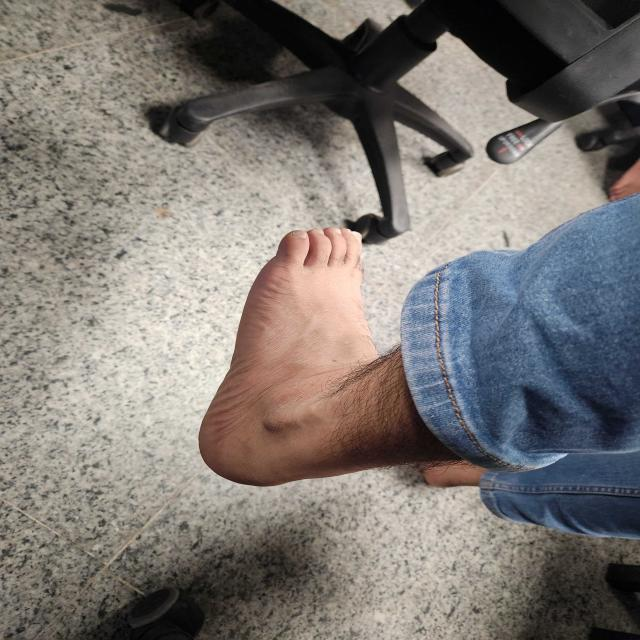
#> input picture python_service/test_images/1000000866_jpg.rf.e87e7fb38387cb055dc33954f20a90fc.jpg, 640 x 640 px
$ python -i feet_measurement_cv.py   (imports and definitions only)
#> lines starting #> are read from the running program, lines starting #| are printed output that depends on the picture; after the words box and inside, x2 and y2 are one past the last pixel; in counts of white or black regions, pixels touching at a corner belong together
#> further down, picture is the input picture: shape (640, 640, 3); mean B, G, R 115.6, 119.7, 124.7
"""
FeetAndShoeMeasurement Computer Vision Pipeline - Precision Mobile Scanner
Based on https://github.com/wildoctopus/FeetAndShoeMeasurement.git

Robust rotation-invariant foot measurement for mobile smartphone cameras:
- Locates the white A4 paper reference sheet (210 x 297 mm) on any floor surface.
- Segments the bare foot on top of the paper using dual paper-contrast + skin-tone segmentation.
- Computes exact millimeter length and width.
- Maps to authentic Peshawari Chappal sizing (UK / Pak Sizes 6 to 13).
"""

import cv2
import numpy as np
from typing import Dict, Any, Tuple, Optional, List

A4_LONG_MM = 297.0
A4_SHORT_MM = 210.0
A4_ASPECT = A4_LONG_MM / A4_SHORT_MM  # 1.414


def find_a4_paper_sheet(img_bgr: np.ndarray) -> Optional[Tuple[float, float, np.ndarray, np.ndarray, float]]:
    """
    Locates the true white A4 paper sheet on the floor.
    Returns: (paper_len_px, paper_w_px, paper_box_pts, paper_mask, ppm) or None.
    """
    h, w = img_bgr.shape[:2]
#> h = 640; w = 640
    total_area = h * w
#> total_area = 409600
    gray = cv2.cvtColor(img_bgr, cv2.COLOR_BGR2GRAY)
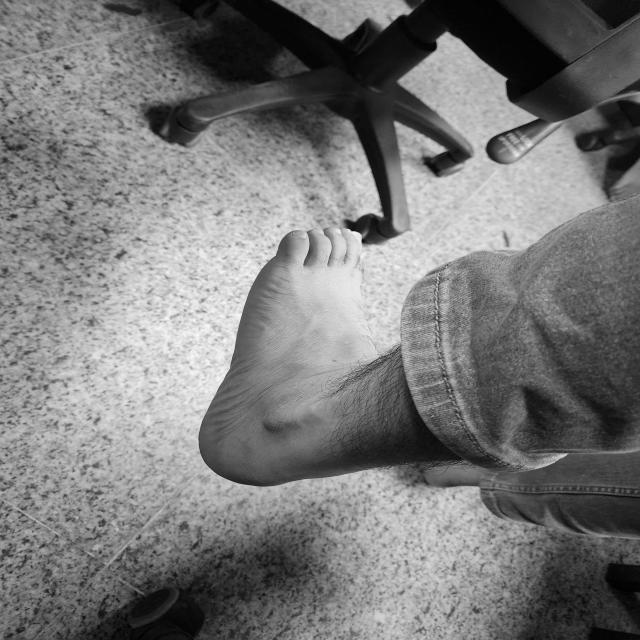
#> gray: shape (640, 640); min 0, max 253, mean 120.8

    candidates = []

    # Method 1: Edge detection with convex hull
    blurred = cv2.GaussianBlur(gray, (5, 5), 0)
    edges = cv2.Canny(blurred, 30, 130)
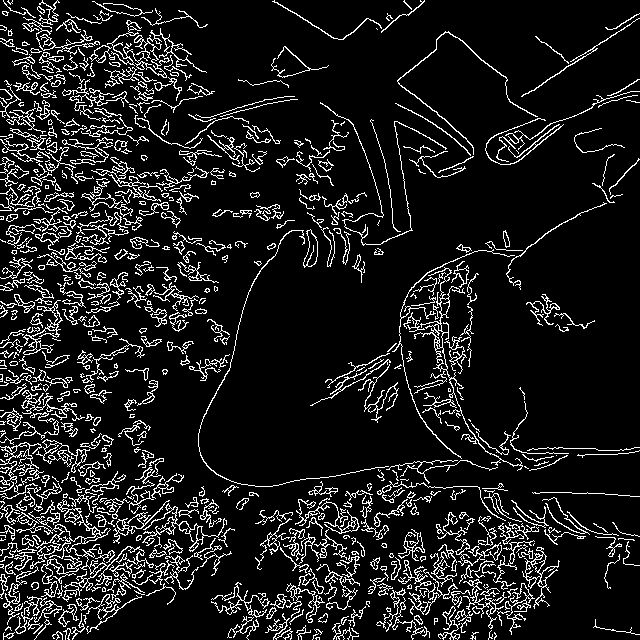
#> edges: shape (640, 640); 11% white in thin lines or dots
    closed = cv2.morphologyEx(edges, cv2.MORPH_CLOSE, np.ones((9, 9), np.uint8))
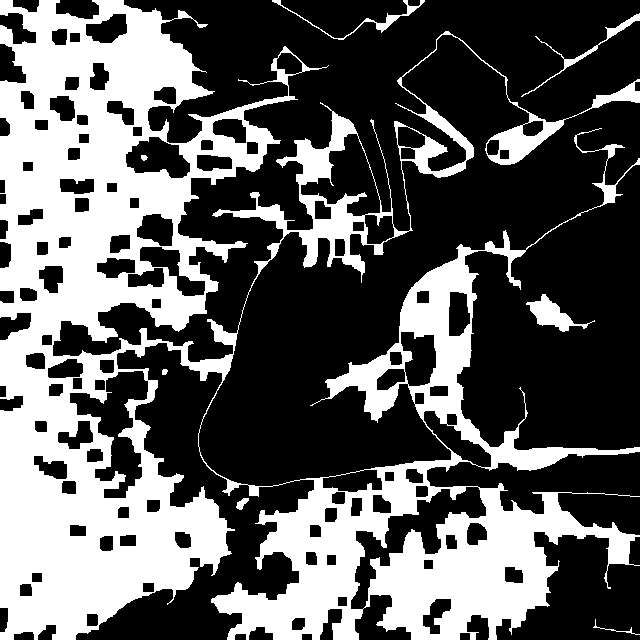
#> closed: shape (640, 640); 37% white; 8 white regions
    cnts_edge, _ = cv2.findContours(closed, cv2.RETR_EXTERNAL, cv2.CHAIN_APPROX_SIMPLE)
#> cnts_edge = 7 contours, 1 with area under 20; largest, box (x1, y1, x2, y2) and area: (0, 0, 640, 640) 182886, (526, 294, 595, 332) 832, (521, 13, 640, 97) 404, (272, 0, 425, 40) 340, (236, 498, 249, 510) 68, (162, 369, 168, 375) 21

    for c in cnts_edge:
        area = cv2.contourArea(c)
        if area < (total_area * 0.05) or area > (total_area * 0.85):
            continue
        bx, by, bw, bh = cv2.boundingRect(c)
        if bx <= 8 and by <= 8 and (bx + bw) >= (w - 8) and (by + bh) >= (h - 8):
            continue
        hull = cv2.convexHull(c)
        min_rect = cv2.minAreaRect(hull)
        (cx, cy), (d1, d2), angle = min_rect
        if min(d1, d2) < 40:
            continue
        long_e = max(d1, d2)
        short_e = min(d1, d2)
        asp = long_e / float(short_e)
        diff = abs(asp - A4_ASPECT)
        if diff < 0.65:
            mask = np.zeros((h, w), dtype=np.uint8)
            cv2.fillPoly(mask, [hull], 255)
            mean_b = cv2.mean(gray, mask=mask)[0]
            if mean_b > 90:
                score = diff * 2.0 - (0.5 if mean_b > 150 else 0.0)
                candidates.append((score, long_e, short_e, cv2.boxPoints(min_rect), mask))
#> this loop made 7 passes
#> area on passes 2 to 6: 68.5, 21, 832, 403.5, 339.5
#> (area, bx, by, bw, bh) on pass 7: (182886.5, 0, 0, 640, 640)
#> after the loop, candidates = []

    # Method 2: Bright white thresholding (white paper is significantly brighter than room floor)
    if not candidates:
        for t in range(215, 140, -15):
            _, th = cv2.threshold(gray, t, 255, cv2.THRESH_BINARY)
            th_clean = cv2.morphologyEx(th, cv2.MORPH_CLOSE, np.ones((13, 13), np.uint8))
            cnts_th, _ = cv2.findContours(th_clean, cv2.RETR_EXTERNAL, cv2.CHAIN_APPROX_SIMPLE)
            for c in cnts_th:
                bx, by, bw, bh = cv2.boundingRect(c)
                # Ignore whole-frame contours
                if bx <= 10 and by <= 10 and (bx + bw) >= (w - 10) and (by + bh) >= (h - 10):
                    continue
                area = cv2.contourArea(c)
                if area < (total_area * 0.04) or area > (total_area * 0.80):
                    continue
                hull = cv2.convexHull(c)
                min_rect = cv2.minAreaRect(hull)
                (cx, cy), (d1, d2), angle = min_rect
                if min(d1, d2) < 40:
                    continue
                long_e = max(d1, d2)
                short_e = min(d1, d2)
                asp = long_e / float(short_e)
                diff = abs(asp - A4_ASPECT)
                if diff < 0.70:
                    mask = np.zeros((h, w), dtype=np.uint8)
                    cv2.fillPoly(mask, [hull], 255)
                    score = diff * 2.0 - (area / float(total_area))
                    candidates.append((score, long_e, short_e, cv2.boxPoints(min_rect), mask))
            if candidates:
                break
#> this loop made 1 pass
#> pass 1, in find_a4_paper_sheet, `_, th = cv2.threshold(gray, t, 255, cv2.THRESH_BINARY)`:
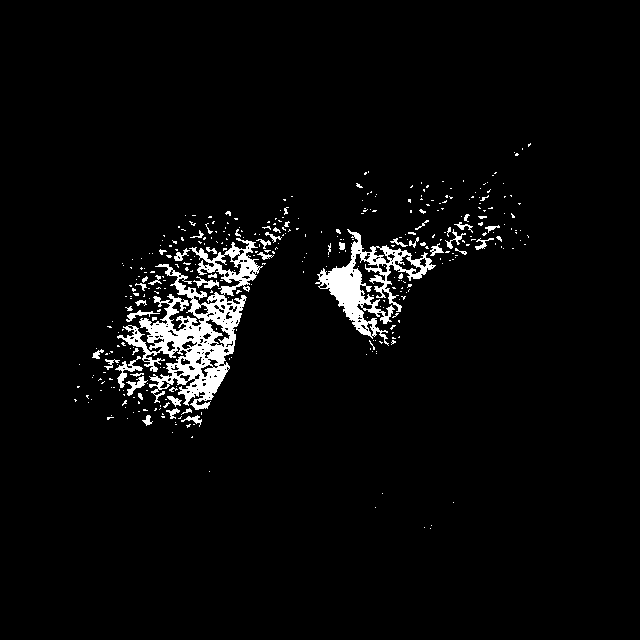
#> th: shape (640, 640); 3.7% white; 372 white regions (322 under 20 px), largest, box (x1, y1, x2, y2) and area: (117, 238, 263, 410) 7720, (315, 229, 436, 346) 3730, (115, 356, 143, 388) 247
#> pass 1, in find_a4_paper_sheet, `th_clean = cv2.morphologyEx(th, cv2.MORPH_CLOSE, np.ones((13, 13), np...`:
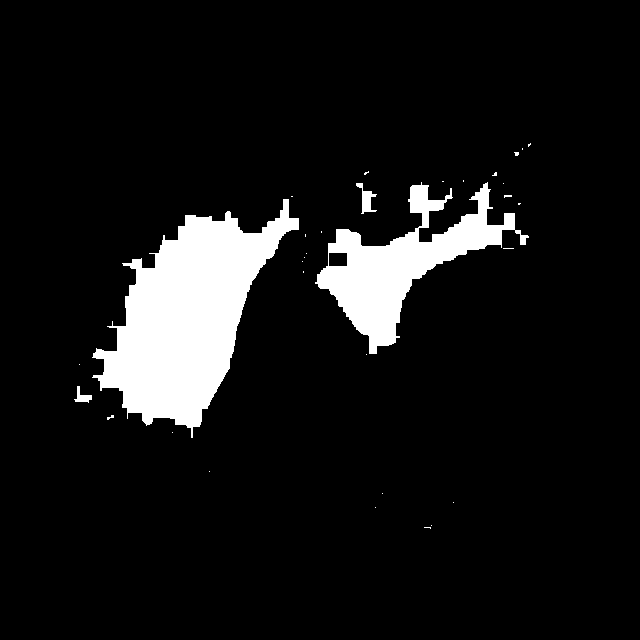
#> th_clean: shape (640, 640); 8.6% white; 32 white regions (28 under 20 px), largest, box (x1, y1, x2, y2) and area: (92, 199, 299, 438) 23002, (315, 182, 529, 354) 11547, (356, 183, 377, 214) 258, (74, 386, 92, 403) 134
#> after the loop:
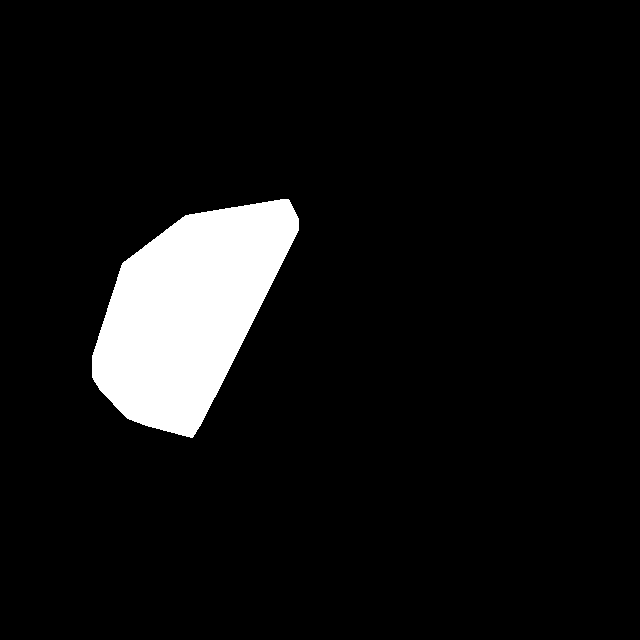
#> mask: shape (640, 640); 7.3% white; 1 white region, box (x1, y1, x2, y2) and area: (92, 199, 299, 438) 29948
#> after the loop, candidates = 1 item

    if not candidates:
        return None

    candidates.sort(key=lambda x: x[0])
    best = candidates[0]
#> best = 5 items
    long_px, short_px, box_pts, mask = best[1], best[2], best[3], best[4]
#> long_px = 267.7; short_px = 142.5; box_pts = [[188.9, 448.7], [61.26, 385.4], [180.3, 145.5], [308, 208.9]]

    # Calculate ppm: average scale between long edge (297mm) and short edge (210mm)
    ppm_long = long_px / A4_LONG_MM
#> ppm_long = 0.902
    ppm_short = short_px / A4_SHORT_MM
#> ppm_short = 0.679
    ppm = (ppm_long + ppm_short) / 2.0
#> ppm = 0.79

    return (long_px, short_px, box_pts, mask, ppm)


# [109 lines left out: functions find_foot_on_or_beside, run_feet_and_shoe_measurement_pipeline, not called in this run]

>>> import cv2
>>> picture = cv2.imread('test_images/1000000866_jpg.rf.e87e7fb38387cb055dc33954f20a90fc.jpg')
>>> result = find_a4_paper_sheet(picture)
#> result = 5 items

$ run again, on python_service/test_images/1000000871_jpg.rf.c7f03f3e2d2a871ba14112eb26b52bcf.jpg
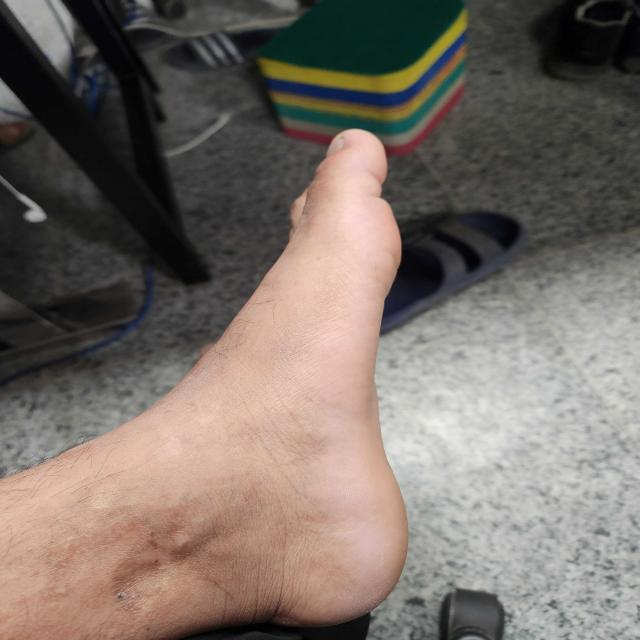
#> input picture python_service/test_images/1000000871_jpg.rf.c7f03f3e2d2a871ba14112eb26b52bcf.jpg, 640 x 640 px
#> picture is the input picture: shape (640, 640, 3); mean B, G, R 104.3, 111.3, 121.1
#> in find_a4_paper_sheet, `edges = cv2.Canny(blurred, 30, 130)`:
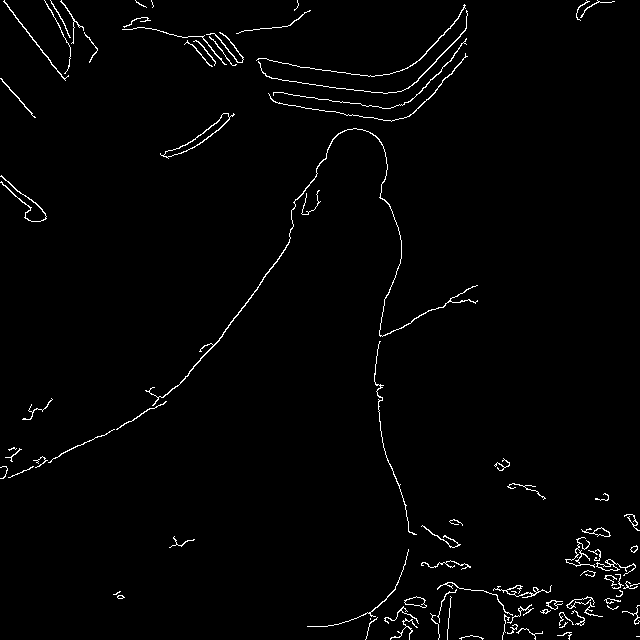
#> edges: shape (640, 640); 1.7% white in thin lines or dots
#> closed: shape (640, 640); 4.2% white; 28 white regions (1 under 20 px)
#> cnts_edge = 28 contours, 1 with area under 20; largest, box (x1, y1, x2, y2) and area: (256, 0, 468, 122) 6898, (430, 582, 603, 640) 2954, (565, 527, 640, 610) 1858, (122, 17, 244, 67) 1434, (0, 128, 478, 535) 1386
#> the loop in find_a4_paper_sheet, `for c in cnts_edge:` made 28 passes
#> area on passes 2 to 9: 62, 102.5, 30.5, 2954, 165.5, 797.5, 45, 56.5
#> after the loop in find_a4_paper_sheet, `for c in cnts_edge:`: candidates = []
#> after the loop in find_a4_paper_sheet, `for t in range(215, 140, -15):`:
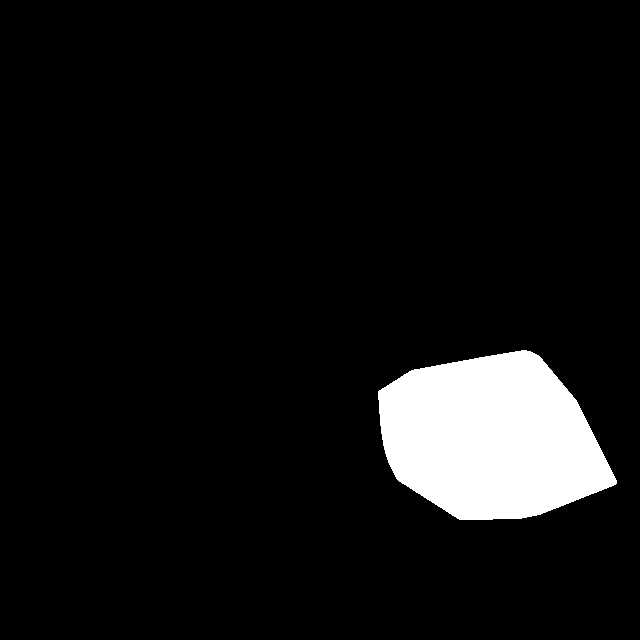
#> mask: shape (640, 640); 7.2% white; 1 white region, box (x1, y1, x2, y2) and area: (378, 350, 617, 520) 29599
#> after the loop in find_a4_paper_sheet, `for t in range(215, 140, -15):`: candidates = 1 item
#> best = 5 items
#> long_px = 222.2; short_px = 165.1; box_pts = [[400.9, 539.8], [371, 377.4], [589.5, 337.1], [619.4, 499.5]]
#> ppm_long = 0.748
#> ppm_short = 0.786
#> ppm = 0.767
#> result = 5 items

$ run again, on python_service/test_images/1000000892_jpg.rf.2ce586487b2aa8979fb38feb5925e9ec.jpg
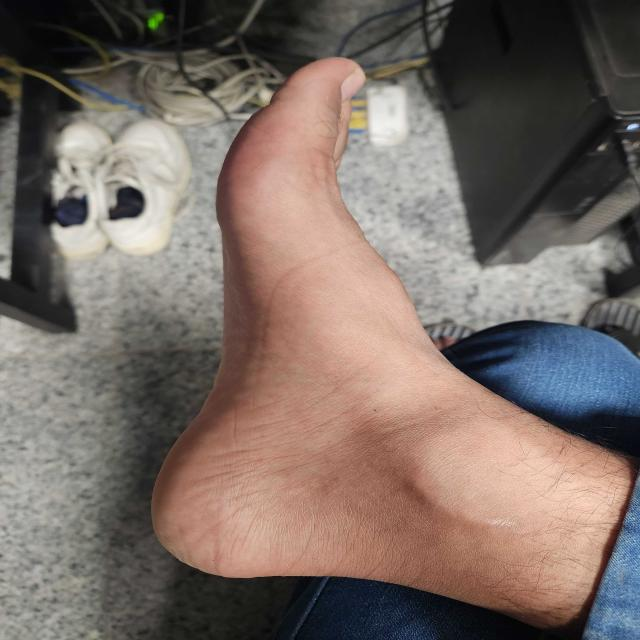
#> input picture python_service/test_images/1000000892_jpg.rf.2ce586487b2aa8979fb38feb5925e9ec.jpg, 640 x 640 px
#> picture is the input picture: shape (640, 640, 3); mean B, G, R 101.8, 108.4, 121.6
#> in find_a4_paper_sheet, `edges = cv2.Canny(blurred, 30, 130)`:
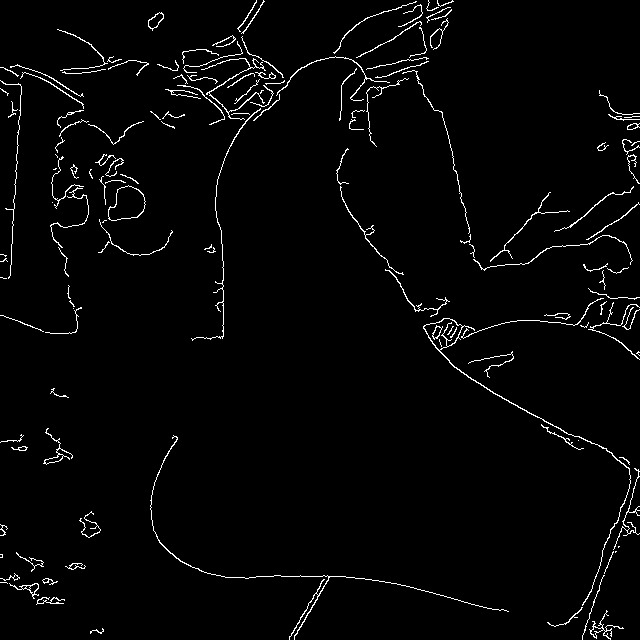
#> edges: shape (640, 640); 2.4% white in thin lines or dots
#> closed: shape (640, 640); 6.3% white; 22 white regions (1 under 20 px)
#> cnts_edge = 22 contours, 2 with area under 20; largest, box (x1, y1, x2, y2) and area: (57, 0, 640, 341) 15398, (336, 148, 640, 640) 6146, (0, 64, 144, 334) 1909, (89, 154, 173, 256) 1700, (0, 573, 65, 605) 508
#> the loop in find_a4_paper_sheet, `for c in cnts_edge:` made 22 passes
#> area on passes 1, 2, 3, 5, 6, 7, 8, 9: 33.5, 507.5, 75.5, 115.5, 53, 298.5, 441.5, 124.5
#> after the loop in find_a4_paper_sheet, `for c in cnts_edge:`: candidates = []
#> after the loop in find_a4_paper_sheet, `for t in range(215, 140, -15):`:
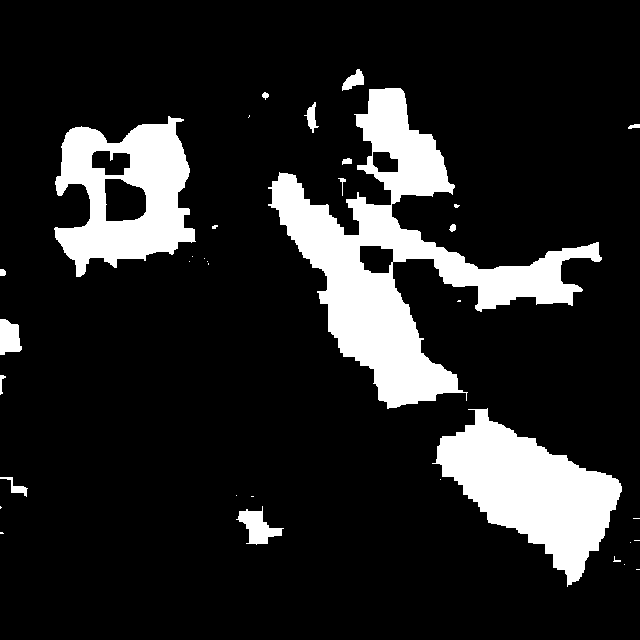
#> th_clean: shape (640, 640); 14.7% white; 35 white regions (20 under 20 px), largest, box (x1, y1, x2, y2) and area: (268, 88, 602, 409) 29324, (432, 408, 622, 587) 15560, (54, 116, 196, 277) 12769
#> after the loop in find_a4_paper_sheet, `for t in range(215, 140, -15):`: candidates = 1 item
#> best = 5 items
#> long_px = 296.4; short_px = 268.2; box_pts = [[420.3, 444.9], [219.4, 227], [416.5, 45.19], [617.4, 263.1]]
#> ppm_long = 0.998
#> ppm_short = 1.28
#> ppm = 1.14
#> result = 5 items

$ run again, on python_service/test_images/1000000902_jpg.rf.6a9c18b141f7ddadc576fc45e41e8a52.jpg
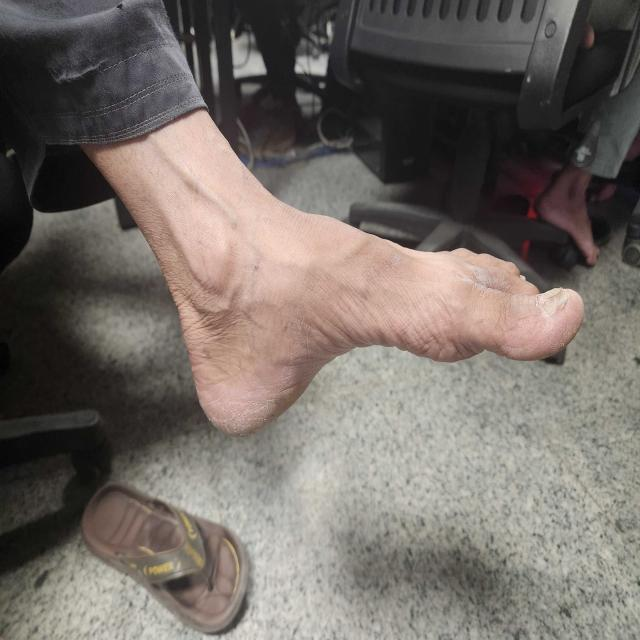
#> input picture python_service/test_images/1000000902_jpg.rf.6a9c18b141f7ddadc576fc45e41e8a52.jpg, 640 x 640 px
#> picture is the input picture: shape (640, 640, 3); mean B, G, R 102.4, 108.1, 115.2
#> in find_a4_paper_sheet, `edges = cv2.Canny(blurred, 30, 130)`:
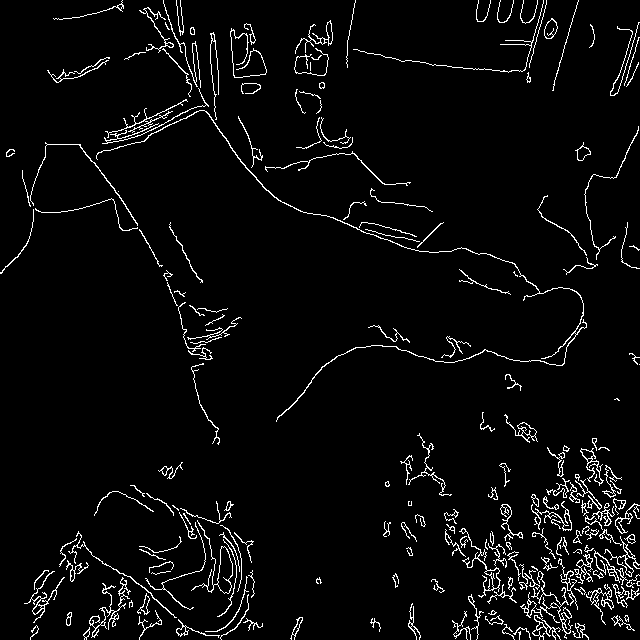
#> edges: shape (640, 640); 4.1% white in thin lines or dots
#> closed: shape (640, 640); 11.9% white; 40 white regions (1 under 20 px)
#> cnts_edge = 40 contours, 6 with area under 20; largest, box (x1, y1, x2, y2) and area: (444, 438, 640, 640) 20810, (0, 0, 587, 422) 11859, (24, 485, 263, 640) 10742, (163, 270, 242, 445) 2200, (265, 20, 411, 186) 2164
#> the loop in find_a4_paper_sheet, `for c in cnts_edge:` made 40 passes
#> (area, bx, by, bw, bh, cx, cy, d1) on pass 17: (20810.5, 444, 438, 196, 202, 542.8, 540.5, 195.3)
#> after the loop in find_a4_paper_sheet, `for c in cnts_edge:`:
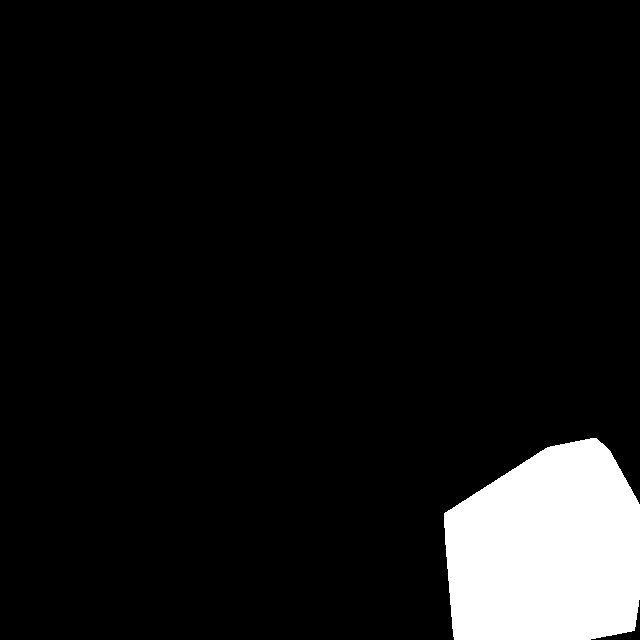
#> mask: shape (640, 640); 8% white; 1 white region, box (x1, y1, x2, y2) and area: (444, 438, 640, 640) 32875
#> after the loop in find_a4_paper_sheet, `for c in cnts_edge:`: candidates = 1 item
#> best = 5 items
#> long_px = 200.7; short_px = 195.3; box_pts = [[449.4, 644.8], [441.1, 444.3], [636.2, 436.2], [644.5, 636.6]]
#> ppm_long = 0.676
#> ppm_short = 0.93
#> ppm = 0.803
#> result = 5 items
